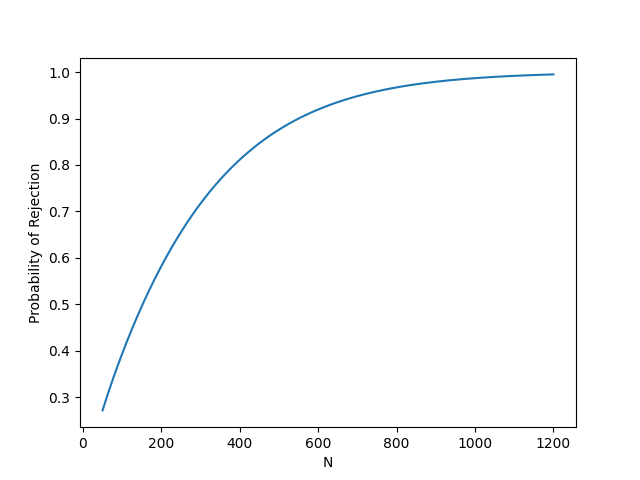

Source code (Python):
import numpy as np
import matplotlib.pyplot as plt
from scipy.stats import norm


def calculate_rejection_probability(mu_0, mu, sigma_0, alpha, N):
    sigma = np.sqrt(mu * (1.0 - mu))
    threshold = sigma_0 / np.sqrt(N) * norm.ppf(alpha) + mu_0
    return norm.cdf((threshold - mu) / (sigma / np.sqrt(N)))


def main():
    mu_0 = 0.90
    sigma_0 = np.sqrt(mu_0 * (1.0 - mu_0))
    alpha = 1 - 0.95

    all_N = np.arange(50, 1201)
    mu = 0.86
    prob = np.zeros(len(all_N))

    for index, N in enumerate(all_N):
        prob[index] = calculate_rejection_probability(mu_0, mu, sigma_0, alpha, N)

    plt.plot(all_N, prob)
    plt.xlabel("N")
    plt.ylabel("Probability of Rejection")
    plt.show()


if __name__ == "__main__":
    main()
